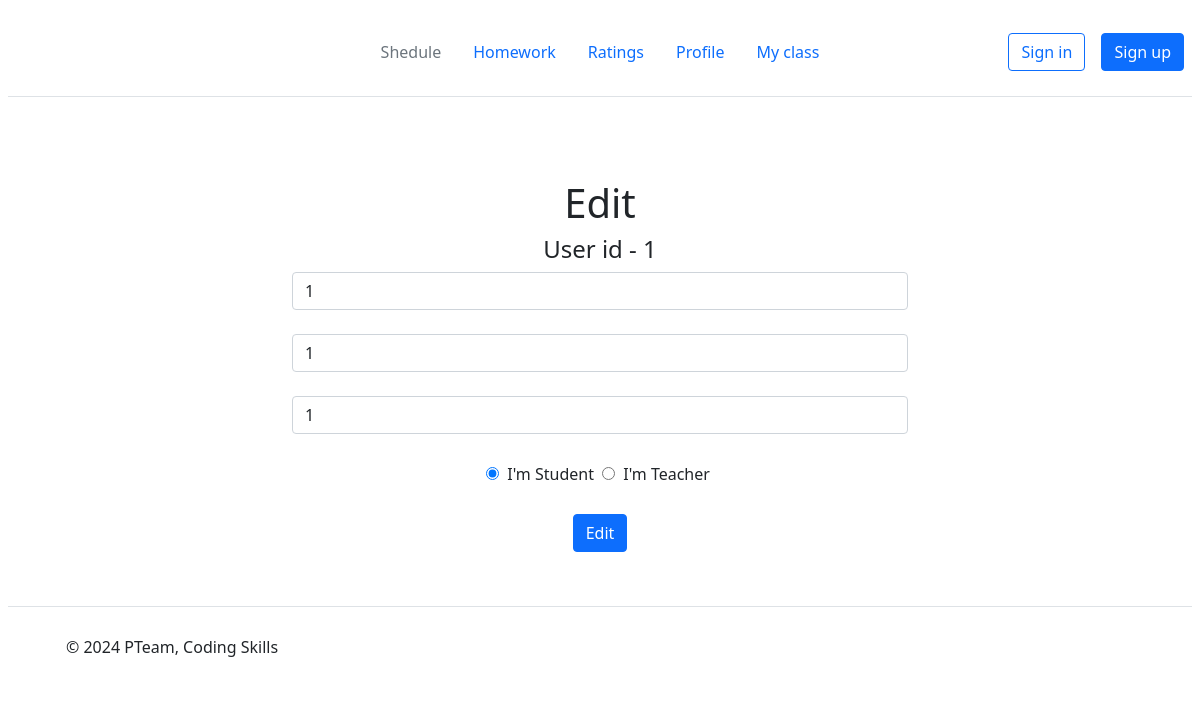
Page /profile/edit/1 on the earlier database version.
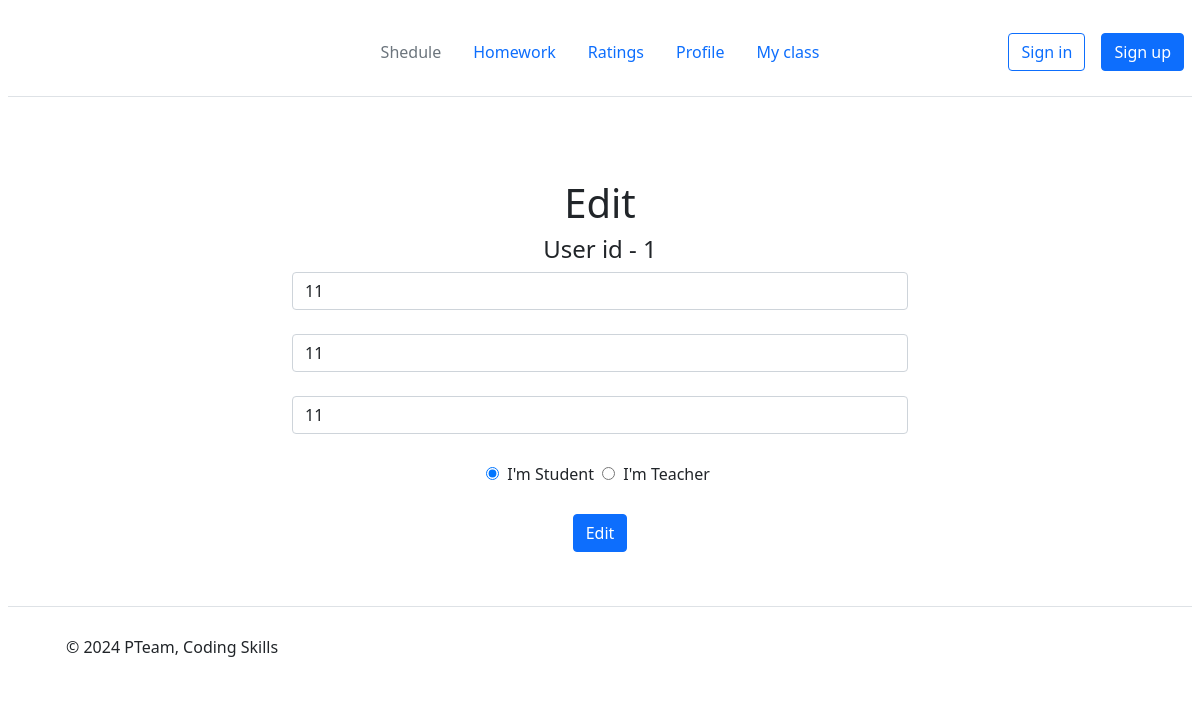
Same page on the later database version.
### models.py (models this page shows)
class Users(db.Model):
    user_id = db.Column(db.Integer, primary_key=True)
    name = db.Column(db.String(20), nullable=False)
    surname = db.Column(db.String(20), nullable=False)
    fatname = db.Column(db.String(20), nullable=False)
    password = db.Column(db.String(20), nullable=False)
    is_teacher = db.Column(db.Boolean, default=False)
    is_student = db.Column(db.Boolean, default=False)
    is_admin = db.Column(db.Boolean, default=False)

### main.py (the view)
@app.route('/profile/edit/<int:user_id>', methods=['POST', 'GET'])  # Профиль
def profile_edit(user_id):
    user = Users.query.filter_by(user_id=user_id).first()
    if request.method == 'POST':
        name = request.form['name']
        surname = request.form['surname']
        fatname = request.form['fatname']
        type_user = request.form.get('type_user')
        is_teacher = True if type_user == 'teacher' else False
        is_student = not is_teacher
        if not all((name, surname, fatname, type_user)):
            return render_template('profile_edit.html', user_id=user_id, name=user.name, surname=user.surname,
                                   fatname=user.fatname, is_student=is_student, is_teacher=is_teacher,
                                   clear_fields=True)
        if Users.query.filter_by(name=name, fatname=fatname, surname=surname) and user.is_teacher != is_teacher:
            return render_template('profile_edit.html', user_id=user_id, name=user.name, surname=user.surname,
                                   fatname=user.fatname, is_student=is_student, is_teacher=is_teacher, user_exists=True)
        try:
            user.name = name
            user.surname = surname
            user.fatname = fatname
            user.is_student = is_student
            user.is_teacher = is_teacher
            db.session.commit()
            return render_template('notification.html', message=MESSAGE_LIST[3965], message_id=3965,
                                   url=f'/profile/{user_id}', text='Back to profile')
        except Exception as e:
            print(e)
            return render_template('notification.html', message=MESSAGE_LIST[4898], message_id=4898,
                                   url=f'/profile/{user_id}', text='Back to profile')
    else:
        if user:
            is_student = user.is_student
            is_teacher = user.is_teacher
            return render_template('profile_edit.html', user_id=user_id, name=user.name, surname=user.surname,
                                   fatname=user.fatname, is_student=is_student, is_teacher=is_teacher)
        else:
            return render_template('notification.html', message=MESSAGE_LIST[5633], message_id=5633, url=f'/',
                                   text='To main')

### templates/profile_edit.html (shortened to what this page needs)
{% extends "base.html" %}
{% block body%}
<div class="prof-container">
    <div class="column">
        <div class="container">
            <div class="user-info">
                <div class="container mt-5">
                    <h1>Edit</h1>
                    <h4>User id - {{user_id}}</h4>
                    <form method="post">
                        <input type="text" name="surname" class="form-control" placeholder="Enter surname"
                               value="{{surname}}"><br>
                        <input type="text" name="name" class="form-control" placeholder="Enter name"
                               value="{{name}}"><br>
                        <input type="text" name="fatname" class="form-control" placeholder="Enter fatname"
                               value="{{fatname}}"><br>
                        {% if is_student %}
                        <input type="radio" id="student" name="type_user" value="student" checked>
                        <label for="option1">I'm Student</label>
                        <input type="radio" id="teacher" name="type_user" value="teacher">
                        <label for="option2">I'm Teacher</label>
                        {% endif %}
                        <br><br>
                        <input type="submit" class="btn btn-primary" value="Edit">
                    </form>
                </div>
            </div>
        </div>
    </div>
</div>
{% endblock %}

### templates/base.html (shortened to what this page needs)
<!DOCTYPE html>
<html lang="en">
<head>
    <link href="https://cdn.jsdelivr.net/npm/bootstrap@5.1.3/dist/css/bootstrap.min.css" rel="stylesheet"
>
    <link rel="stylesheet" href="{{url_for('static', filename='style.css')}}">
</head>
<body>
<header class="d-flex flex-wrap align-items-center justify-content-center justify-content-md-between py-3 mb-4 border-bottom">
    <div class="col-md-3 mb-2 mb-md-0">
            <svg class="bi" width="40" height="32" role="img" aria-label="Bootstrap">
                <use xlink:href="#bootstrap"></use>
            </svg>
    </div>
    <ul class="nav col-12 col-md-auto mb-2 justify-content-center mb-md-0">
        <li><a href="/schedule/" class="nav-link px-2 link-secondary">Shedule</a></li>
        <li><a href="/homeworks/" class="nav-link px-2">Homework</a></li>
        <li><a href="/ratings/" class="nav-link px-2">Ratings</a></li>
        <li><a href="/profile/" class="nav-link px-2">Profile</a></li>
        <li><a href="/myclass/" class="nav-link px-2">My class</a></li>
    </ul>
    <div class="col-md-3 text-end">
        <a href="/signin" class="btn btn-outline-primary me-2">Sign in</a>
        <a href="/signup" class="btn btn-primary">Sign up</a>
    </div>
</header>
{% block body%}
{% endblock %}
<footer class="d-flex flex-wrap justify-content-between align-items-center py-3 my-4 border-top">
    <div class="col-md-4 d-flex align-items-center">
        <a href="/" class="mb-3 me-2 mb-md-0 text-body-secondary text-decoration-none lh-1">
            <svg class="bi" width="30" height="24">
                <use xlink:href="#bootstrap"></use>
            </svg>
        </a>
        <span class="mb-3 mb-md-0 text-body-secondary">© 2024 PTeam, Coding Skills</span>
    </div>
</footer>
</body>
</html>

### static/style.css (style rules this page uses)
* { margin: 4px; }
.container { text-align: center; }
.column { flex: 2px; margin: 10px; }
.prof-container { display: flex; width: 700px; margin: auto; justify-content: space-between; }
.user-info { margin-bottom: 20px; }

Differences in the rows shown:
now on this page (row edited): Users: surname "11", name "11", fatname "11"
Other differences:
form field surname: "1" → (not shown)
form field name: "1" → (not shown)
form field fatname: "1" → (not shown)
